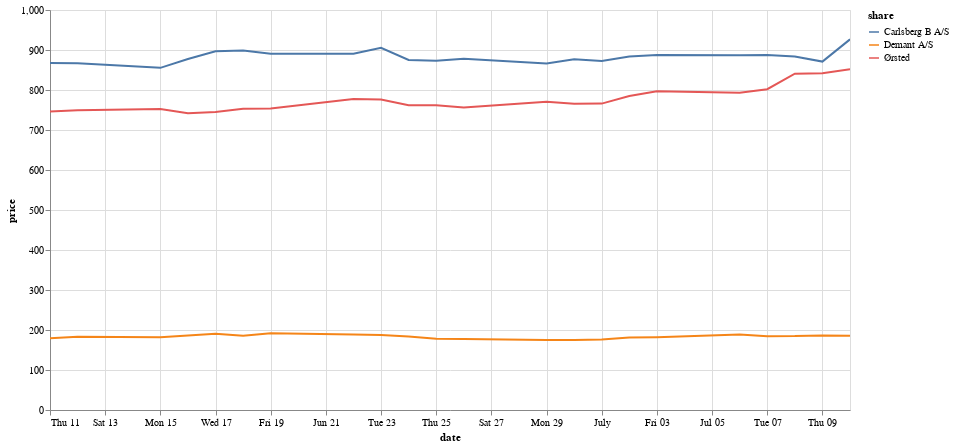

The notebook cell saved with this chart:
### Markdown cell above
### Plot prices

### Code cell
import altair as alt
alt.Chart(df_prices).mark_line().encode(
    x='date',
    y='price',
    color='share'
).properties(
    width=800,
    height=400
).interactive()

### Figure 1 — Vega-Lite specification as saved in the notebook (floating-point values rounded to 4 significant figures)
{"config": {"view": {"continuousWidth": 400, "continuousHeight": 300}}, "data": {"name": "data-606e5b1a4c92db13c26ff1f5a048b048"}, "mark": "line", "encoding": {"color": {"type": "nominal", "field": "share"}, "x": {"type": "temporal", "field": "date"}, "y": {"type": "quantitative", "field": "price"}}, "height": 400, "selection": {"selector001": {"type": "interval", "bind": "scales", "encodings": ["x", "y"]}}, "width": 800, "$schema": "https://vega.github.io/schema/vega-lite/v4.8.1.json", "datasets": {"data-606e5b1a4c92db13c26ff1f5a048b048": [{"date": "2020-06-11T00:00:00", "price": 867.6, "share": "Carlsberg B A/S"}, {"date": "2020-06-12T00:00:00", "price": 867.0, "share": "Carlsberg B A/S"}, {"date": "2020-06-15T00:00:00", "price": 855.4, "share": "Carlsberg B A/S"}, {"date": "2020-06-16T00:00:00", "price": 877.6, "share": "Carlsberg B A/S"}, {"date": "2020-06-17T00:00:00", "price": 896.6, "share": "Carlsberg B A/S"}, {"date": "2020-06-18T00:00:00", "price": 898.6, "share": "Carlsberg B A/S"}, {"date": "2020-06-19T00:00:00", "price": 890.4, "share": "Carlsberg B A/S"}, {"date": "2020-06-22T00:00:00", "price": 890.4, "share": "Carlsberg B A/S"}, {"date": "2020-06-23T00:00:00", "price": 905.6, "share": "Carlsberg B A/S"}, {"date": "2020-06-24T00:00:00", "price": 875.0, "share": "Carlsberg B A/S"}, {"date": "2020-06-25T00:00:00", "price": 873.0, "share": "Carlsberg B A/S"}, {"date": "2020-06-26T00:00:00", "price": 878.4, "share": "Carlsberg B A/S"}, {"date": "2020-06-29T00:00:00", "price": 866.2, "share": "Carlsberg B A/S"}, {"date": "2020-06-30T00:00:00", "price": 876.6, "share": "Carlsberg B A/S"}, {"date": "2020-07-01T00:00:00", "price": 872.8, "share": "Carlsberg B A/S"}, {"date": "2020-07-02T00:00:00", "price": 884.0, "share": "Carlsberg B A/S"}, {"date": "2020-07-03T00:00:00", "price": 887.2, "share": "Carlsberg B A/S"}, {"date": "2020-07-06T00:00:00", "price": 886.8, "share": "Carlsberg B A/S"}, {"date": "2020-07-07T00:00:00", "price": 887.4, "share": "Carlsberg B A/S"}, {"date": "2020-07-08T00:00:00", "price": 883.6, "share": "Carlsberg B A/S"}, {"date": "2020-07-09T00:00:00", "price": 871.0, "share": "Carlsberg B A/S"}, {"date": "2020-07-10T00:00:00", "price": 926.6, "share": "Carlsberg B A/S"}, {"date": "2020-06-11T00:00:00", "price": 746.0, "share": "Ørsted"}, {"date": "2020-06-12T00:00:00", "price": 749.2, "share": "Ørsted"}, {"date": "2020-06-15T00:00:00", "price": 752.2, "share": "Ørsted"}, {"date": "2020-06-16T00:00:00", "price": 741.8, "share": "Ørsted"}, {"date": "2020-06-17T00:00:00", "price": 745.2, "share": "Ørsted"}, {"date": "2020-06-18T00:00:00", "price": 753.2, "share": "Ørsted"}, {"date": "2020-06-19T00:00:00", "price": 753.8, "share": "Ørsted"}, {"date": "2020-06-22T00:00:00", "price": 777.4, "share": "Ørsted"}, {"date": "2020-06-23T00:00:00", "price": 776.2, "share": "Ørsted"}, {"date": "2020-06-24T00:00:00", "price": 761.8, "share": "Ørsted"}, {"date": "2020-06-25T00:00:00", "price": 761.6, "share": "Ørsted"}, {"date": "2020-06-26T00:00:00", "price": 756.2, "share": "Ørsted"}, {"date": "2020-06-29T00:00:00", "price": 770.4, "share": "Ørsted"}, {"date": "2020-06-30T00:00:00", "price": 765.4, "share": "Ørsted"}, {"date": "2020-07-01T00:00:00", "price": 766.0, "share": "Ørsted"}, {"date": "2020-07-02T00:00:00", "price": 785.0, "share": "Ørsted"}, {"date": "2020-07-03T00:00:00", "price": 796.8, "share": "Ørsted"}, {"date": "2020-07-06T00:00:00", "price": 793.0, "share": "Ørsted"}, {"date": "2020-07-07T00:00:00", "price": 802.0, "share": "Ørsted"}, {"date": "2020-07-08T00:00:00", "price": 840.8, "share": "Ørsted"}, {"date": "2020-07-09T00:00:00", "price": 842.0, "share": "Ørsted"}, {"date": "2020-07-10T00:00:00", "price": 852.2, "share": "Ørsted"}, {"date": "2020-06-11T00:00:00", "price": 179.5, "share": "Demant A/S"}, {"date": "2020-06-12T00:00:00", "price": 183.0, "share": "Demant A/S"}, {"date": "2020-06-15T00:00:00", "price": 182.0, "share": "Demant A/S"}, {"date": "2020-06-16T00:00:00", "price": 186.3, "share": "Demant A/S"}, {"date": "2020-06-17T00:00:00", "price": 190.9, "share": "Demant A/S"}, {"date": "2020-06-18T00:00:00", "price": 185.7, "share": "Demant A/S"}, {"date": "2020-06-19T00:00:00", "price": 191.9, "share": "Demant A/S"}, {"date": "2020-06-22T00:00:00", "price": 188.6, "share": "Demant A/S"}, {"date": "2020-06-23T00:00:00", "price": 187.5, "share": "Demant A/S"}, {"date": "2020-06-24T00:00:00", "price": 184.0, "share": "Demant A/S"}, {"date": "2020-06-25T00:00:00", "price": 178.0, "share": "Demant A/S"}, {"date": "2020-06-26T00:00:00", "price": 177.7, "share": "Demant A/S"}, {"date": "2020-06-29T00:00:00", "price": 174.9, "share": "Demant A/S"}, {"date": "2020-06-30T00:00:00", "price": 174.9, "share": "Demant A/S"}, {"date": "2020-07-01T00:00:00", "price": 176.0, "share": "Demant A/S"}, {"date": "2020-07-02T00:00:00", "price": 181.0, "share": "Demant A/S"}, {"date": "2020-07-03T00:00:00", "price": 181.8, "share": "Demant A/S"}, {"date": "2020-07-06T00:00:00", "price": 188.6, "share": "Demant A/S"}, {"date": "2020-07-07T00:00:00", "price": 184.5, "share": "Demant A/S"}, {"date": "2020-07-08T00:00:00", "price": 184.8, "share": "Demant A/S"}, {"date": "2020-07-09T00:00:00", "price": 186.6, "share": "Demant A/S"}, {"date": "2020-07-10T00:00:00", "price": 185.4, "share": "Demant A/S"}]}}
